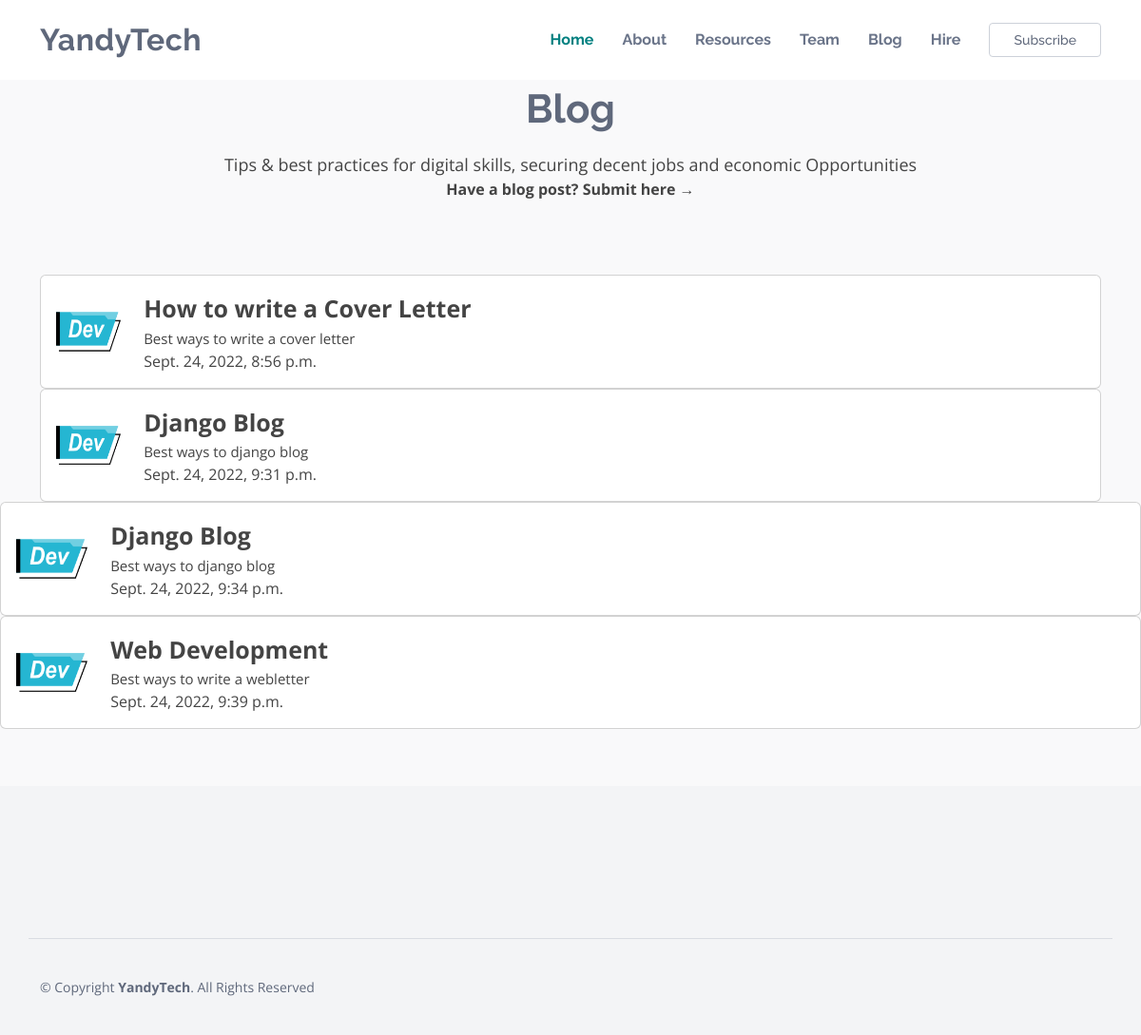
Screenshot of /details/ with the database file from the repository.
### main/models.py (models this page shows, shortened)
class Blog(models.Model):
    header_image=models.ImageField(null=True, blank=True, upload_to="images/")
    title=models.CharField(max_length=255)
    sub_title=models.CharField(max_length=255)
    author=models.ForeignKey(User,on_delete=models.CASCADE)
    body=RichTextField(max_length=100, null=True , blank=True)
    date=models.DateTimeField(auto_now_add=True)
    category=models.CharField(max_length=255, default='questions')

### main/views.py (the view)
# urls.py: path("details/",views.blogdetail,name="blog-detail"),
def blogdetail(request):
    blogs=Blog.objects.all().order_by('date')
    context={'blogs':blogs}
    return render(request,'blog_detail.html',context)

### templates/blog_detail.html (shortened to what this page needs)
{% load static %}
<!DOCTYPE html>
<html lang="en">
<head>
  <link href="{% static 'assets/vendor/bootstrap/css/bootstrap.min.css' %}" rel="stylesheet">
  <link href="{% static 'assets/vendor/bootstrap-icons/bootstrap-icons.css' %}" rel="stylesheet">
  <link href="{% static 'assets/vendor/boxicons/css/boxicons.min.css' %}" rel="stylesheet">
  <link href="{% static 'assets/vendor/glightbox/css/glightbox.min.css' %}" rel="stylesheet">
  <link href="{% static 'assets/vendor/swiper/swiper-bundle.min.css' %}" rel="stylesheet">
  <link href="{% static 'assets/css/style.css' %}" rel="stylesheet">
</head>
<body>
  <header id="header" class="fixed-top">
    <div class="container d-flex align-items-center justify-content-between">
      <h1 class="logo"><a href="index.html">YandyTech</a></h1>
      <nav id="navbar" class="navbar">
        <ul>
          <li><a class="nav-link scrollto active" href="#hero">Home</a></li>
          <li><a class="nav-link scrollto" href="#about">About</a></li>
          <li><a class="nav-link scrollto" href="#featured-services">Resources</a></li>
          <li><a class="nav-link scrollto " href="{% url 'team' %}">Team</a></li>
          <li><a class="nav-link scrollto" href="{% url 'blog' %}">Blog</a></li>
          <li><a class="nav-link scrollto" href="{% url 'hire' %}">Hire</a></li>
          <li><a class="getstarted scrollto" href="#about">Subscribe</a></li>
        </ul>
      </nav>
    </div>
  </header>
<main id="main">
  <section id="team" class="team section-bg">
    <div class="container">
      <div class="section-title">
        <h2>Blog</h2>
        <p style="font-size: 18px;">Tips & best practices for digital skills, securing decent jobs and economic Opportunities</p>
        <p style="font-size: 16px;"><b>Have a blog post? Submit here &#8594</b></p>
   <br>
      </div>
<br>
      <div class="row">
  {% for blog in blogs %}
        <div class="col-lg-12 col-md-12 col-sm-12 d-flex align-items-stretch">
          <div class=" card w3-card" style="width:100%;margin: auto;">
            <div class="card-body">
              <div class="row">
                <div class="col-lg-1 col-md-2 col-sm-2 d-flex align-items-stretch">
              <img src="{% static 'assets/img/dev.png' %}" width="100%">
            </div>
            <div class="col-lg-11 col-md-6 col-sm-10  ">
            <span style="font-size: 25px"> <b>{{blog.title}}</b></span>
          <br>
          <span style="font-size: 15px">{{blog.sub_title}}</span>
          <br>
          <span>{{blog.date}}</span>
            </div>
        </div>
        </div>
      </div>
    </div>
    </div>
    {% endfor %}
  </section>
   </main>
   <footer id="footer">
     <div class="footer-top">
     </div>
     <div class="container footer-bottom clearfix">
       <div class="copyright">
         &copy; Copyright <strong><span>YandyTech</span></strong>. All Rights Reserved
       </div>
     </div>
   </footer>
</body>
</html>

### static/assets/css/style.css (style rules this page uses)
body { font-family: "Open Sans", sans-serif; color: #444444; }
a { color: #5f687b; text-decoration: none; }
h1, h2, h3, h4, h5, h6 { font-family: "Raleway", sans-serif; }
#header { background: #fff; transition: all 0.5s; z-index: 997; padding: 20px 0; }
#header .logo { font-size: 32px; margin: 0; padding: 0; line-height: 1; font-weight: 700; letter-spacing: 0.5px; }
#header .logo a { color: #5f687b; }
.navbar { padding: 0; }
.navbar ul { margin: 0; padding: 0; display: flex; list-style: none; align-items: center; }
.navbar li { position: relative; }
.navbar a, .navbar a:focus { display: flex; align-items: center; justify-content: space-between; padding: 10px 0 10px 30px; font-family: "Raleway", sans-serif; font-size: 16px; font-weight: 700; color: #6a7489; white-space: nowrap; transition: 0.3s; }
.navbar a:hover, .navbar .active, .navbar .active:focus, .navbar li:hover>a { color: Teal; }
.navbar .getstarted, .navbar .getstarted:focus { padding: 10px 25px; margin-left: 30px; border-radius: 4px; line-height: 1; color: #5f687b; font-size: 14px; font-weight: 500; border: 1px solid #cdd1d9; }
section { padding: 60px 0; overflow: hidden; }
.section-bg { background-color: #f9f9fa; }
.section-title { text-align: center; padding: 30px 0; position: relative; }
.section-title h2 { font-size: 42px; font-weight: 700; margin-bottom: 20px; padding-bottom: 0; color: #5f687b; position: relative; z-index: 2; }
.section-title p { margin-bottom: 0; position: relative; z-index: 2; }
#footer { background-color: #f3f4f6; color: #5f687b; font-size: 14px; position: relative; }
#footer .footer-top { position: relative; z-index: 2; text-align: center; padding: 80px 0; }
#footer .footer-bottom { border-top: 1px solid #d9dce2; z-index: 2; position: relative; padding-top: 40px; padding-bottom: 40px; }
#footer .copyright { float: left; }

### rows the page displays
Blog: title "How to write a Cover Letter", sub_title "Best ways to write a cover letter", date "Sept. 24, 2022, 8:56 p.m."
Blog: title "Django Blog", sub_title "Best ways to django blog", date "Sept. 24, 2022, 9:31 p.m."
Blog: title "Django Blog", sub_title "Best ways to django blog", date "Sept. 24, 2022, 9:34 p.m."
Blog: title "Web Development", sub_title "Best ways to write a webletter", date "Sept. 24, 2022, 9:39 p.m."
